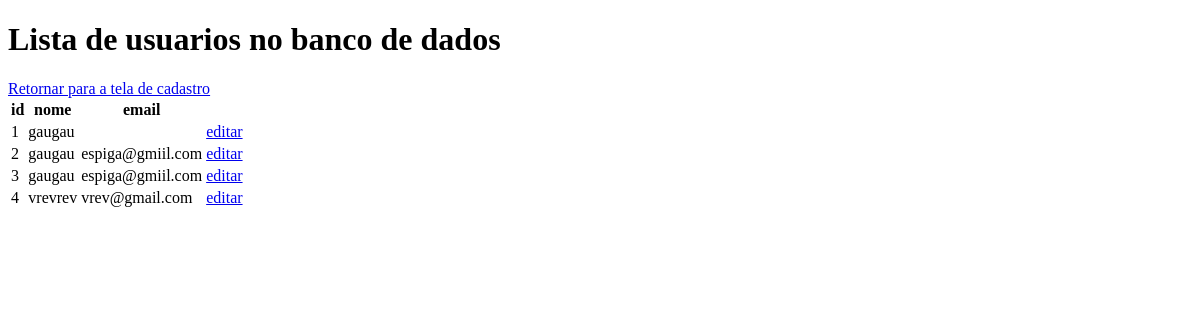
The app's page /users, older data.
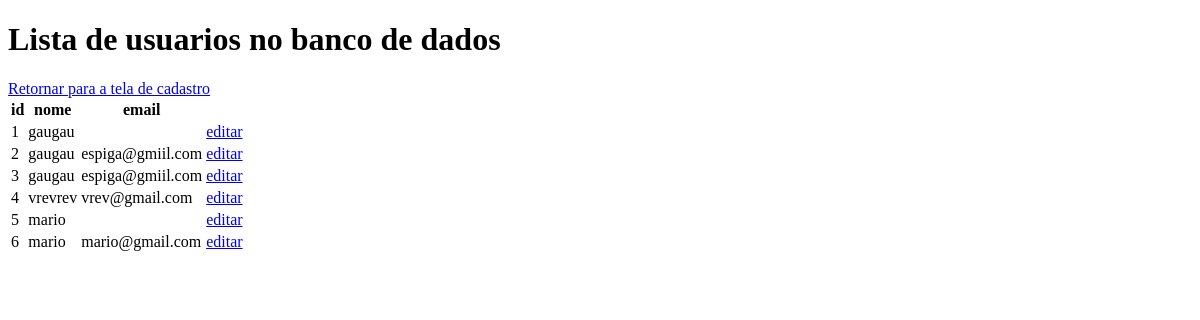
The same page, newer data.
### tables this page shows
CREATE TABLE usuarios (
            id INTEGER PRIMARY KEY AUTOINCREMENT,
            nome TEXT,
            email TEXT,
            senha TEXT
        );

### app.py (the view)
@app.route('/users') #rota que fica os usuários cadastrados no banco de dados
def render_index(): #estrutura de função para colocar o método que renderiza o template
    users = get_users() #guarda os usuarios cadastrados da função get_users do banco de dados, e atribui na variavel
    return render_template("index.html", usuarios=users)

### database.py (called while the page is built)
def get_connection(): #cria uma função para se conectar com o banco de dados
    connection = sql.connect("usuarios.db") #usa o metodo do sqlite para se conectar
    return connection

def get_users(): #estrutura da função que lê os dados e os retorna
    connection = get_connection() #inicia a conexão
    cursor = connection.cursor() # da conexão ele pega o método cursor
    cursor.execute("""
    SELECT id, nome, email FROM usuarios""")
    users = cursor.fetchall()#atribui todos os dados buscados no cursor dentro da variavel
    connection.close()#fecha a conexão
    return users #retorna os usuarios do banco de dados

### templates/index.html (shortened to what this page needs)
<!DOCTYPE html>
<html lang="en">
<head>
</head>
<body>
    <h1>Lista de usuarios no banco de dados</h1>
    <div>
        <a href="/">Retornar para a tela de cadastro</a>
    </div>
    <table>
        <thead>
            <tr>
                <th>id</th>
                <th>nome</th>
                <th>email</th>
            </tr>
        </thead>
        <tbody>
        {% for usuario in usuarios %}
    <tr>
        <td>{{ usuario[0] }}</td>
        <td>{{ usuario[1] }}</td>
        <td>{{ usuario[2] }}</td>
        <td><a href="{{ url_for('show_data_to_edit', id=usuario[0]) }}">editar</a></td>
    </tr>
        {% endfor %}
        </tbody>
    </table>
</body>
</html>

Row changes from the older to the newer data that the page shows:
added usuarios: id "5", nome "mario"
added usuarios: id "6", nome "mario", email "mario@gmail.com"
